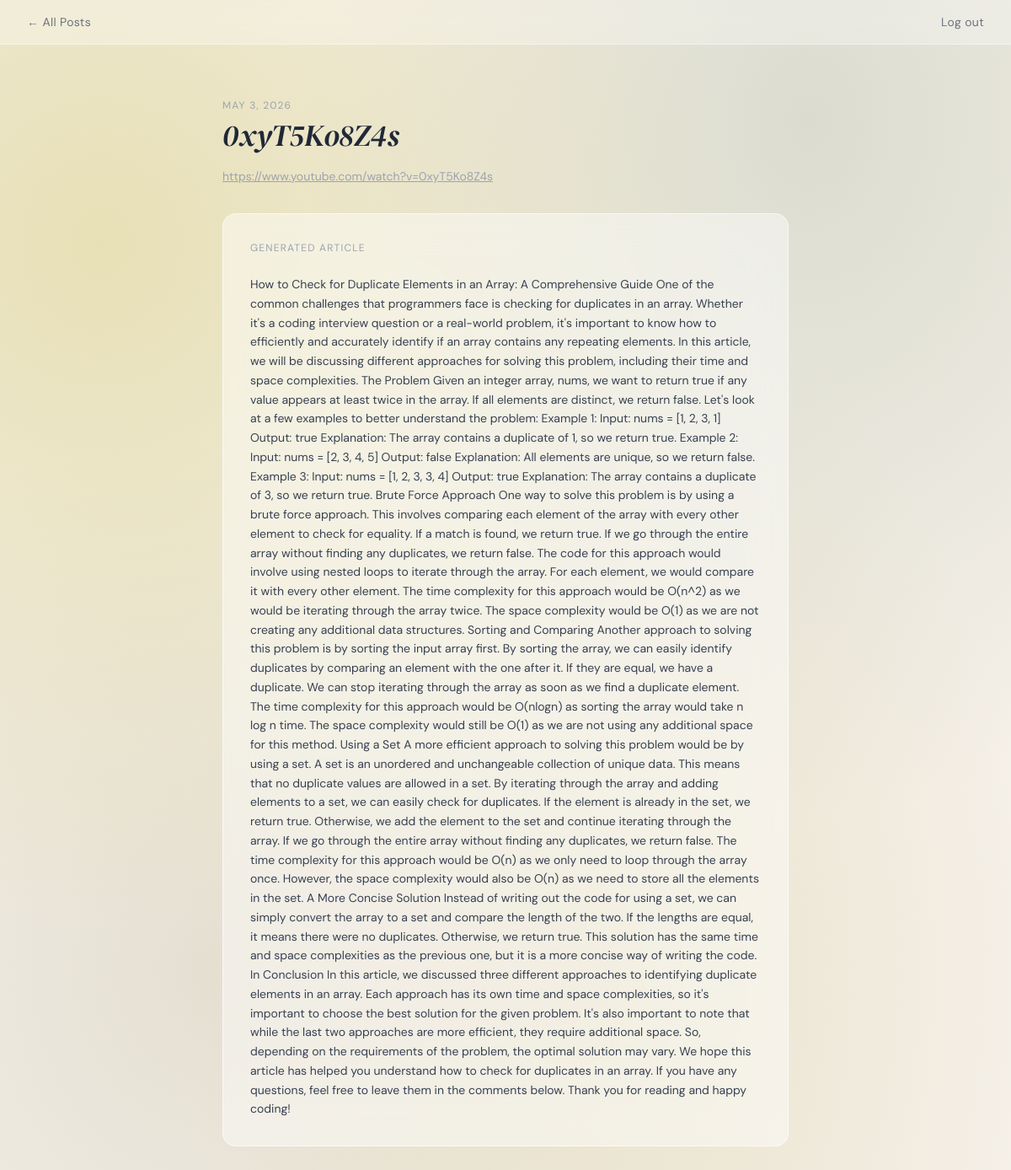
The page /blog-details/1 (signed in) on the database its author committed.
### blog_generator/models.py (models this page shows, shortened)
class BlogPost(models.Model):
    user = models.ForeignKey(User, on_delete=models.CASCADE)
    youtube_title = models.CharField(max_length=300)
    youtube_link = models.URLField()
    generated_content = models.TextField()
    created_at = models.DateTimeField(auto_now_add=True)
    class Meta:
        ordering = ['-created_at']

### blog_generator/views.py (the view)
# urls.py: path('blog-details/<int:pk>', views.blog_details, name='blog-details'),
def blog_details(request, pk):
    blog_article_detail = BlogPost.objects.get(id=pk)
    if request.user == blog_article_detail.user:
        return render(request, 'blog-details.html', {'blog_article_detail': blog_article_detail})
    else:
        return redirect('/')

### templates/blog-details.html (shortened to what this page needs)
<!DOCTYPE html>
<html lang="en">
<head>
    <link href="https://cdn.jsdelivr.net/npm/tailwindcss@2.2.19/dist/tailwind.min.css" rel="stylesheet">
</head>
<body class="flex flex-col min-h-screen">
    <nav class="nav-glass px-8 py-4 flex justify-between items-center sticky top-0 z-10">
        <a href="/blog-list" class="text-sm text-gray-500 hover:text-gray-800 transition-colors tracking-wide">← All Posts</a>
        <a href="/logout/" class="text-sm text-gray-500 hover:text-gray-800 transition-colors tracking-wide">Log out</a>
    </nav>
    <div class="flex-grow flex items-start justify-center px-4 pt-16 pb-20">
        <div class="w-full max-w-2xl">
            <div class="mb-8">
                <p class="text-xs uppercase tracking-widest text-gray-400 mb-2">{{ blog_article_detail.created_at|date:"F j, Y" }}</p>
                <h2 class="serif text-4xl text-gray-800 italic mb-4">{{ blog_article_detail.youtube_title }}</h2>
                <a href="{{ blog_article_detail.youtube_link }}" target="_blank" class="text-sm text-gray-400 hover:text-gray-600 transition-colors underline break-all">
                    {{ blog_article_detail.youtube_link }}
                </a>
            </div>
            <div class="glass rounded-2xl p-8">
                <p class="text-xs uppercase tracking-widest text-gray-400 mb-6">Generated Article</p>
                <div class="content text-gray-700 text-sm leading-relaxed">
                    {{ blog_article_detail.generated_content }}
                </div>
            </div>
        </div>
    </div>
</body>
</html>

### templates/blog-details.html (style rules this page uses)
* { font-family: 'DM Sans', sans-serif; }
body { min-height: 100vh; background: #f5f0e8; background-image: radial-gradient(ellipse at 10% 20%, rgba(220, 210, 140, 0.55) 0%, transparent 50%), radial-gradient(ellipse at 80% 10%, rgba(180, 190, 170, 0.4) 0%, transparent 45%), radial-gradient(ellipse at 60% 80%, rgba(210, 200, 150, 0.35) 0%, transparent 50%), radial-gradient(ellipse at 20% 80%, rgba(190, 185, 160, 0.3) 0%, transparent 40%); background-attachment: fixed; }
.glass { background: rgba(255, 255, 255, 0.45); backdrop-filter: blur(20px); -webkit-backdrop-filter: blur(20px); border: 1px solid rgba(255, 255, 255, 0.6); }
.nav-glass { background: rgba(255, 255, 255, 0.3); backdrop-filter: blur(12px); -webkit-backdrop-filter: blur(12px); border-bottom: 1px solid rgba(255, 255, 255, 0.4); }
.serif { font-family: 'DM Serif Display', serif; }

### rows shown on the page
BlogPost: created_at "MAY 3, 2026", youtube_title "0xyT5Ko8Z4s", youtube_link "https://www.youtube.com/watch?v=0xyT5Ko8Z4s", generated_content "How to Check for Duplicate Elements in an Array: A Comprehensive Guide One of the common challenges that programmers face is checking for duplicates in an array. Whether it's a coding interview question or a real-world problem, it's important to know how to efficiently and accurately identify if an array contains any repeating elements. In this article, we will be discussing different approaches for solving this problem, including their time and space complexities. The Problem Given an integer array, nums, we want to return true if any value appears at least twice in the array. If all elements are distinct, we return false. Let's look at a few examples to better understand the problem:…"
